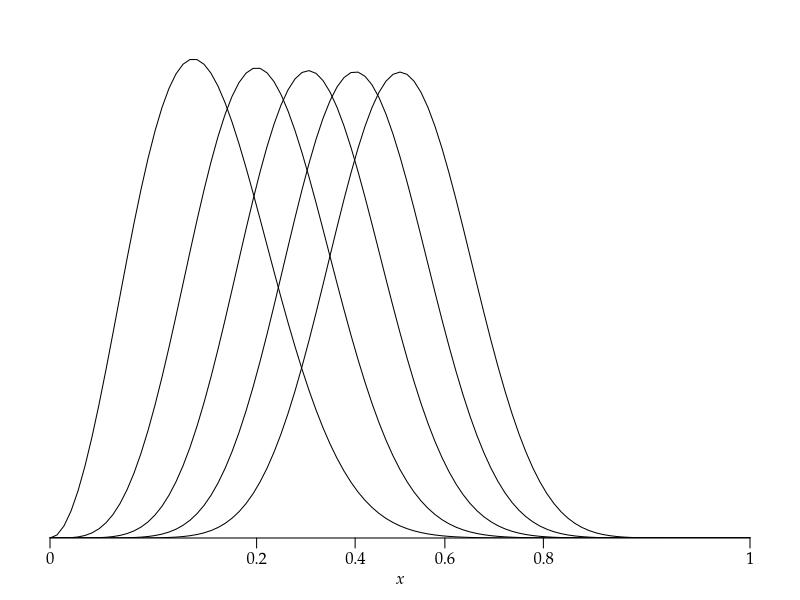

This figure's R source: (Note: this script raises an error after producing the figure.)
args = commandArgs()
basename = sub(".R$", "", sub("^--file=(.*/)?", "", args[grep("^--file=", args)]))
if (length(basename) != 0)
    pdf(file=paste0(basename, "_tmp.pdf"), colormodel="gray", width=4, height=2.5)
par(family="Palatino")
par(mgp=c(1.5,0.5,0)) # title and axis margins. default: c(3,1,0)
par(mar=c(3,1,1,1)+0.1) # bottom, left, top, right margins. default: c(5,4,4,2)+0.1

pb = function(x) (2/pi)*asin(sqrt(x))  # pbeta(x,0.5,0.5)
qb = function(z) (sin(pi*z/2))^2       # qbeta(z,0.5,0.5)
## plot(NULL, xlim=c(0,1), ylim=c(0,1.05),
##      xlab=expression(italic(x)), ylab="", yaxs="i", axes=FALSE)
plot(NULL, xlim=c(0,1), ylim=c(0,4.5),
     xlab=expression(italic(x)), ylab="", yaxs="i", axes=FALSE)
axis(1, at=pb((0:5)/5), labels=(0:5)/5)
## for (k in 1:5) {
##     curve(dbeta(qb(x),k+1,11-k)/dbeta(k/10,k+1,11-k), 0, 1, add=TRUE)
## }
for (k in 1:5) {
    a = integrate(function(x) dbeta(qb(x),k+1,11-k), 0, 1)$value
    curve(dbeta(qb(x),k+1,11-k)/a, 0, 1, add=TRUE)
}

dev.off()
embedFonts(paste0(basename, "_tmp.pdf"), outfile=paste0(basename, ".pdf"),
           options="-c \"<</NeverEmbed []>> setdistillerparams\" -f ")
